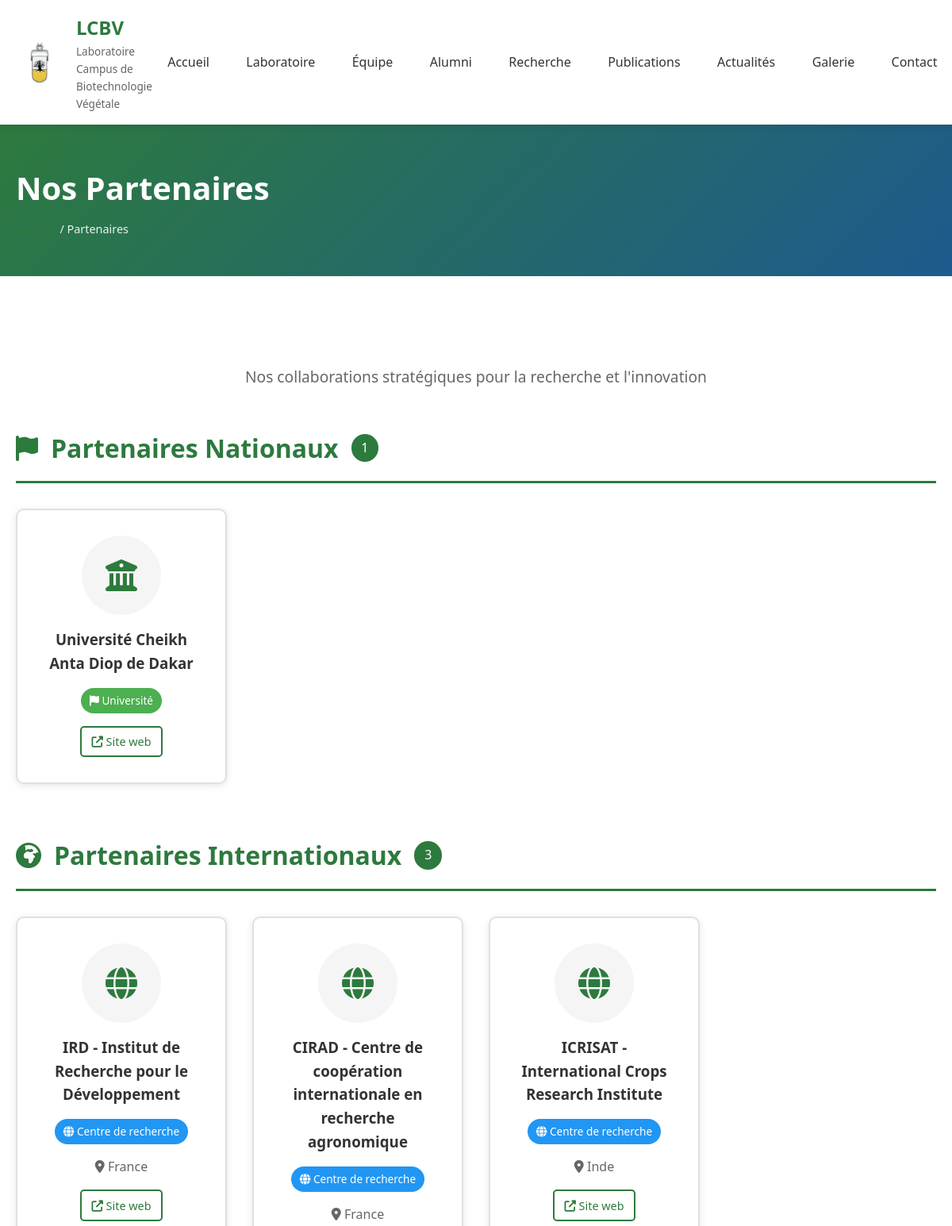
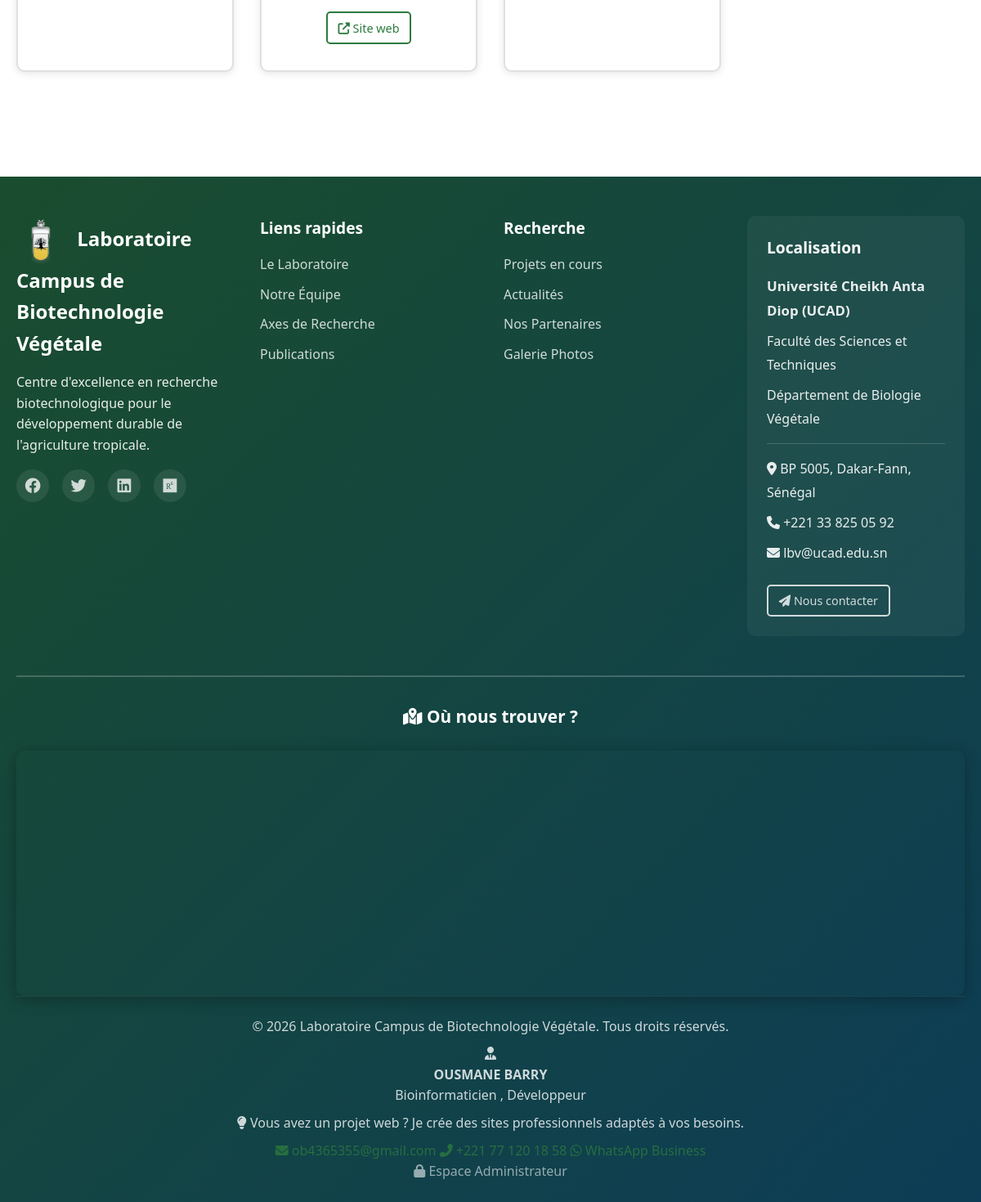
Screenshot of /pages/partenaires.php with the database file from the repository (2 pictures, top to bottom).
### tables this page shows
CREATE TABLE partenaires (
    id INT AUTO_INCREMENT PRIMARY KEY,
    nom VARCHAR(255) NOT NULL,
    type ENUM('Université', 'Centre de recherche', 'Laboratoire', 'Entreprise', 'Autre') NOT NULL,
    pays VARCHAR(100) NULL,
    ville VARCHAR(100) NULL,
    site_web VARCHAR(255) NULL,
    logo VARCHAR(255) NULL,
    description TEXT NULL,
    actif TINYINT(1) DEFAULT 1,
    ordre_affichage INT DEFAULT 0,
    date_ajout TIMESTAMP DEFAULT CURRENT_TIMESTAMP
);

### db_config.php (called while the page is built, shortened)
<?php
function h($string) {
    return htmlspecialchars($string, ENT_QUOTES, 'UTF-8');
}
?>

### pages/partenaires.php (the view, shortened to what this page needs)
<?php
require_once '../db_config.php';
$stmt = $pdo->query("SELECT * FROM partenaires WHERE actif = 1 ORDER BY ordre_affichage, nom");
$tous_partenaires = $stmt->fetchAll();
$partenaires_nationaux = [];
$partenaires_internationaux = [];
foreach ($tous_partenaires as $part) {
    if (empty($part['pays']) || strtolower($part['pays']) == 'sénégal' || strtolower($part['pays']) == 'senegal') {
        $partenaires_nationaux[] = $part;
    } else {
        $partenaires_internationaux[] = $part;
    }
}
include '../header.php';
?>
<div class="page-header">
    <div class="container">
        <h1>Nos Partenaires</h1>
        <div class="breadcrumb">
            <a href="<?php echo SITE_URL; ?>">Accueil</a> / Partenaires
        </div>
    </div>
</div>
<section class="section">
    <div class="container">
        <div class="section-header text-center">
            <p class="section-subtitle">Nos collaborations stratégiques pour la recherche et l'innovation</p>
        </div>
        <?php if (count($partenaires_nationaux) > 0): ?>
        <div class="partenaires-section">
            <h2 class="partenaires-title">
                <i class="fas fa-flag"></i> Partenaires Nationaux
                <span class="count-badge"><?php echo count($partenaires_nationaux); ?></span>
            </h2>
            <div class="partners-grid">
                <?php foreach ($partenaires_nationaux as $part): ?>
                <div class="partner-card">
                    <div class="partner-logo">
                        <?php if (!empty($part['logo'])): ?>
                        <img src="<?php echo UPLOAD_URL . h($part['logo']); ?>" alt="<?php echo h($part['nom']); ?>">
                        <?php else: ?>
                        <i class="fas fa-university"></i>
                        <?php endif; ?>
                    </div>
                    <h3><?php echo h($part['nom']); ?></h3>
                    <p class="partner-type">
                        <span class="badge badge-success">
                            <i class="fas fa-flag"></i> <?php echo h($part['type']); ?>
                        </span>
                    </p>
                    <?php if (!empty($part['site_web'])): ?>
                    <a href="<?php echo h($part['site_web']); ?>" target="_blank" class="btn btn-sm btn-outline-primary">
                        <i class="fas fa-external-link-alt"></i> Site web
                    </a>
                    <?php endif; ?>
                </div>
                <?php endforeach; ?>
            </div>
        </div>
        <?php endif; ?>
        <?php if (count($partenaires_internationaux) > 0): ?>
        <div class="partenaires-section">
            <h2 class="partenaires-title">
                <i class="fas fa-globe-africa"></i> Partenaires Internationaux
                <span class="count-badge"><?php echo count($partenaires_internationaux); ?></span>
            </h2>
            <div class="partners-grid">
                <?php foreach ($partenaires_internationaux as $part): ?>
                <div class="partner-card international">
                    <div class="partner-logo">
                        <?php if (!empty($part['logo'])): ?>
                        <img src="<?php echo UPLOAD_URL . h($part['logo']); ?>" alt="<?php echo h($part['nom']); ?>">
                        <?php else: ?>
                        <i class="fas fa-globe"></i>
                        <?php endif; ?>
                    </div>
                    <h3><?php echo h($part['nom']); ?></h3>
                    <p class="partner-type">
                        <span class="badge badge-info">
                            <i class="fas fa-globe"></i> <?php echo h($part['type']); ?>
                        </span>
                    </p>
                    <?php if (!empty($part['ville']) || !empty($part['pays'])): ?>
                    <p class="partner-location">
                        <i class="fas fa-map-marker-alt"></i>
                        <?php echo h($part['ville']); ?><?php echo $part['ville'] && $part['pays'] ? ', ' : ''; ?><?php echo h($part['pays']); ?>
                    </p>
                    <?php endif; ?>
                    <?php if (!empty($part['site_web'])): ?>
                    <a href="<?php echo h($part['site_web']); ?>" target="_blank" class="btn btn-sm btn-outline-primary">
                        <i class="fas fa-external-link-alt"></i> Site web
                    </a>
                    <?php endif; ?>
                </div>
                <?php endforeach; ?>
            </div>
        </div>
        <?php endif; ?>
    </div>
</section>
<?php include '../footer.php'; ?>

### css/style.css (style rules this page uses)
* { margin: 0; padding: 0; box-sizing: border-box; }
:root { --primary-color: #2d7a3e; --secondary-color: #1e5a8e; --accent-color: #4caf50; --light-green: #e8f5e9; --light-blue: #e3f2fd; --dark-text: #333333; --gray-text: #666666; --light-gray: #f5f5f5; --white: #ffffff; --border-color: #e0e0e0; --shadow: 0 2px 10px rgba(0,0,0,0.1); --shadow-hover: 0 4px 20px rgba(0,0,0,0.15); --transition: all 0.3s ease; }
body { font-family: 'Segoe UI', Tahoma, Geneva, Verdana, sans-serif; font-size: 16px; line-height: 1.6; color: var(--dark-text); background-color: var(--white); }
.container { max-width: 1200px; margin: 0 auto; padding: 0 20px; }
a { color: var(--primary-color); text-decoration: none; transition: var(--transition); }
.btn { display: inline-block; padding: 0.7rem 1.5rem; border-radius: 5px; font-weight: 500; text-align: center; cursor: pointer; border: 2px solid transparent; transition: var(--transition); text-decoration: none; }
.btn-outline-primary { border-color: var(--primary-color); color: var(--primary-color); }
.btn-sm { padding: 0.4rem 0.8rem; font-size: 0.9rem; }
.section { padding: 4rem 0; }
.section-header { margin-bottom: 3rem; }
.section-subtitle { font-size: 1.2rem; color: var(--gray-text); }
.text-center { text-align: center; }
.badge { display: inline-block; padding: 0.3rem 0.7rem; border-radius: 20px; font-size: 0.85rem; font-weight: 500; }
.badge-success { background: #4caf50; color: var(--white); }
.badge-info { background: #2196f3; color: var(--white); }
.page-header { background: linear-gradient(135deg, var(--primary-color), var(--secondary-color)); color: var(--white); padding: 3rem 0; margin-bottom: 3rem; }
.page-header h1 { font-size: 2.5rem; margin-bottom: 0.5rem; }
.breadcrumb { display: flex; gap: 0.5rem; font-size: 0.9rem; opacity: 0.9; }
.partners-grid { display: grid; grid-template-columns: repeat(auto-fill, minmax(250px, 1fr)); gap: 2rem; }
.partner-card { background: var(--white); border-radius: 10px; padding: 2rem; text-align: center; box-shadow: var(--shadow); transition: var(--transition); }
.partner-logo { width: 100px; height: 100px; margin: 0 auto 1rem; border-radius: 50%; background: var(--light-gray); display: flex; align-items: center; justify-content: center; font-size: 2.5rem; color: var(--primary-color); }

### pages/partenaires.php (style rules this page uses)
.partenaires-section { margin-bottom: 4rem; }
.partenaires-title { font-size: 2rem; color: var(--primary-color); margin-bottom: 2rem; padding-bottom: 1rem; border-bottom: 3px solid var(--primary-color); display: flex; align-items: center; gap: 1rem; }
.count-badge { background: var(--primary-color); color: white; padding: 0.3rem 0.8rem; border-radius: 20px; font-size: 1rem; font-weight: 500; }
.partner-card { border: 2px solid var(--border-color); transition: all 0.3s ease; }
.partner-type { margin: 1rem 0; }
.partner-location { color: var(--gray-text); margin-bottom: 1rem; font-weight: 500; }
.partner-logo { position: relative; overflow: hidden; }
.badge-success { background: #4caf50; color: white; }
.badge-info { background: #2196f3; color: white; }

### rows the page displays
partenaires: nom "Université Cheikh Anta Diop de Dakar", type "Université"
partenaires: nom "IRD - Institut de Recherche pour le Développement", type "Centre de recherche", pays "France"
partenaires: nom "CIRAD - Centre de coopération internationale en recherche agronomique", type "Centre de recherche", pays "France"
partenaires: nom "ICRISAT - International Crops Research Institute", type "Centre de recherche", pays "Inde"

### other values shown
count($partenaires_nationaux) "1"
count($partenaires_internationaux) "3"
SITE_NAME "Laboratoire Campus de Biotechnologie Végétale"
